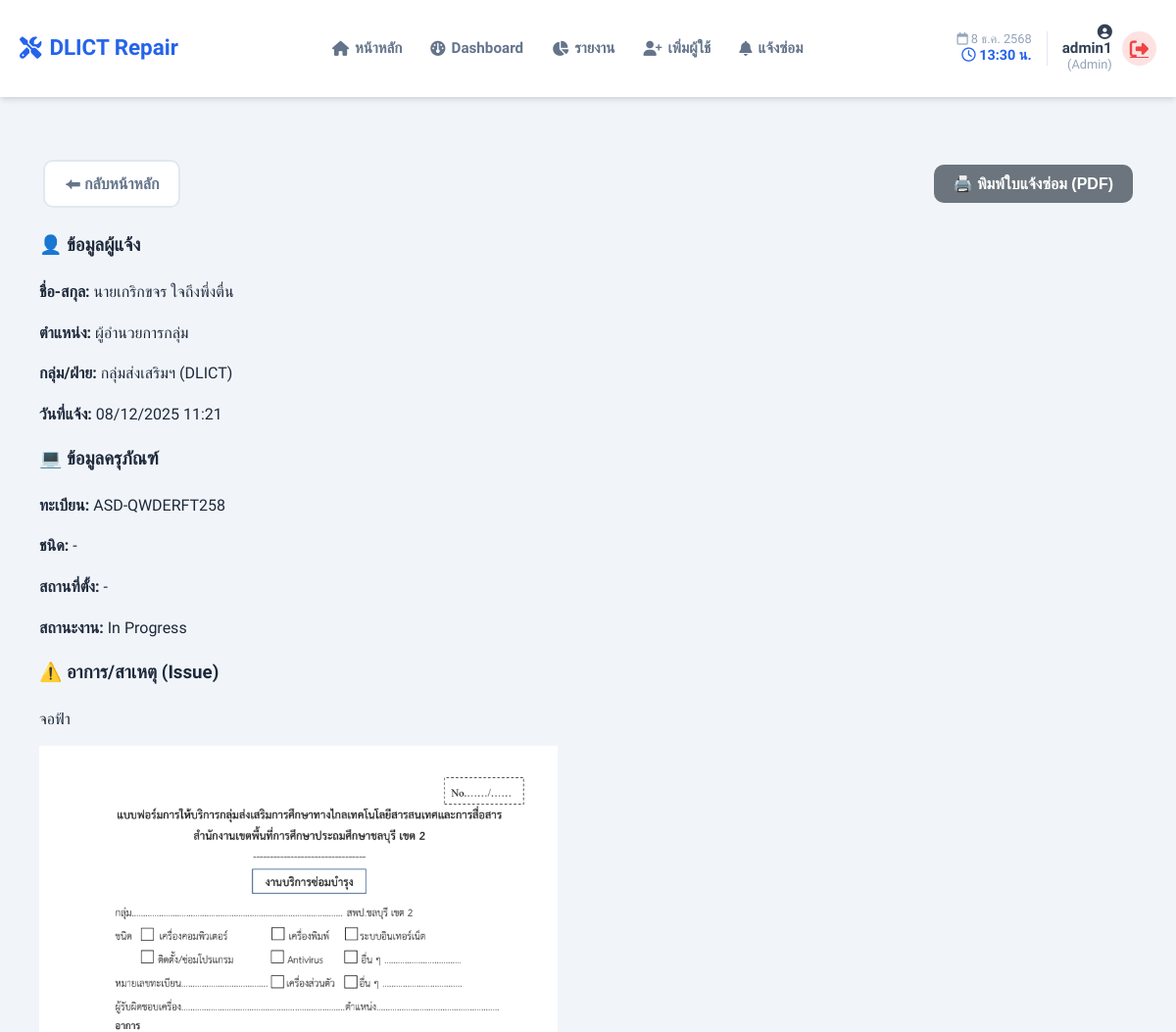
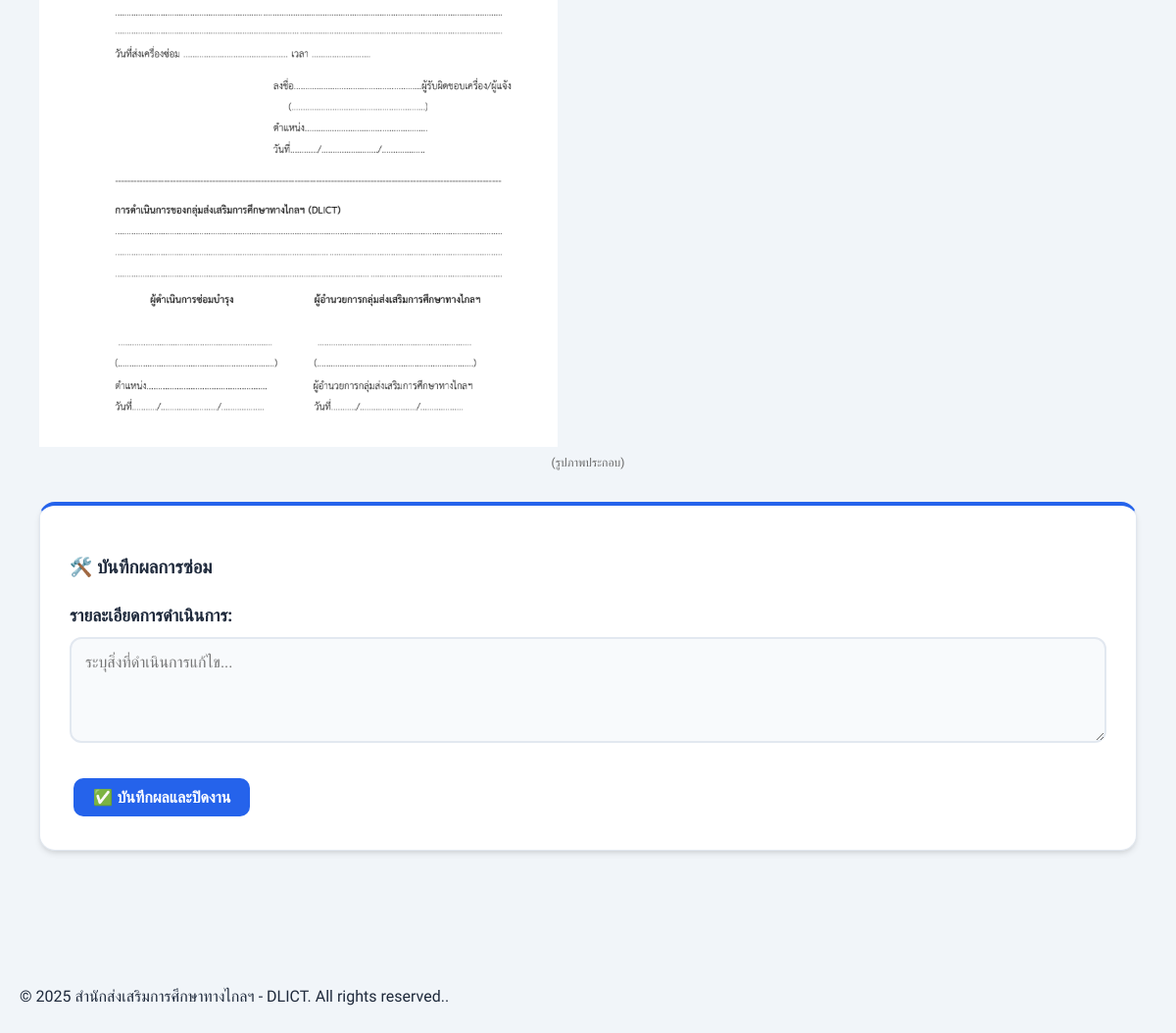
Page /repair_details.php?id=14 (signed in) on the committed database (2 pictures, top to bottom).
### tables this page shows
CREATE TABLE `repair_requests` (
  `request_id` int(11) NOT NULL COMMENT 'รหัสใบแจ้งซ่อม',
  `request_no` varchar(20) NOT NULL COMMENT 'รันนิ่งนัมเบอร์ของใบแจ้งซ่อม',
  `status` varchar(20) NOT NULL COMMENT 'สถานะการซ่อม',
  `requester_id` int(11) NOT NULL COMMENT 'ผู้แจ้งซ่อม',
  `asset_id` int(11) DEFAULT NULL COMMENT 'เครื่องที่ต้องการซ่อม',
  `manual_asset` varchar(100) DEFAULT NULL COMMENT 'เก็บชื่อครุภัณฑ์กรณีพิมพ์เอง',
  `issue_details` text NOT NULL COMMENT 'อาการ/ปัญหาที่พบ',
  `image_path` varchar(255) DEFAULT NULL,
  `request_date` datetime NOT NULL COMMENT 'วันที่/เวลา ที่แจ้งซ่อม',
  `problem_types` text DEFAULT NULL COMMENT 'ชนิดปัญหาที่เลือก',
  `technician_id` int(11) DEFAULT NULL COMMENT 'ผู้ดำเนินการซ่อม',
  `action_taken` text DEFAULT NULL COMMENT 'การดำเนินการซ่อมของ DLICT',
  `repair_completion_date` datetime DEFAULT NULL COMMENT 'วันที่ซ่อมเสร็จ',
  `approver_id` int(11) DEFAULT NULL COMMENT 'ผู้อนุมัติ',
  `approval_date` datetime DEFAULT NULL COMMENT 'วันที่ผู้อนุมัติ (ผู้อำนวยการกลุ่มฯ) ลงนาม'
);

CREATE TABLE `staffs` (
  `staff_id` int(11) NOT NULL COMMENT 'รหัสบุคลากร',
  `username` varchar(100) NOT NULL COMMENT 'ชื่อผู้ใช้สำหรับ',
  `password_hash` varchar(256) NOT NULL COMMENT 'รหัสผ่านที่เข้ารหัส',
  `full_name` varchar(100) NOT NULL COMMENT 'ชื่อ-นามสกุลเต็ม',
  `group_name` varchar(100) NOT NULL COMMENT 'กลุ่ม/ฝ่าย',
  `position` varchar(50) NOT NULL COMMENT 'ตำแหน่ง',
  `role` varchar(20) NOT NULL COMMENT 'บทบาทในระบบ'
);

### repair_details.php (the view, shortened to what this page needs)
<?php
include 'db_connect.php';
$user_role = $_SESSION['user_role'];
$is_tech_or_admin = ($user_role == 'technician' || $user_role == 'admin');
$request_id = $_GET['id'] ?? null;
$sql = "
    SELECT
        rr.*,
        a.asset_number, a.asset_type, a.location_group,
        s_req.full_name AS requester_name, s_req.position AS requester_position, s_req.group_name AS requester_group,
        s_tech.full_name AS technician_name, s_tech.position AS technician_position
    FROM repair_requests rr
    LEFT JOIN assets a ON rr.asset_id = a.asset_id
    LEFT JOIN staffs s_req ON rr.requester_id = s_req.staff_id
    LEFT JOIN staffs s_tech ON rr.technician_id = s_tech.staff_id
    WHERE rr.request_id = :request_id
";
$stmt = $pdo->prepare($sql);
$stmt->execute(['request_id' => $request_id]);
$request = $stmt->fetch(PDO::FETCH_ASSOC);
$display_asset_no = !empty($request['asset_number']) ? $request['asset_number'] : ($request['manual_asset'] ?: '-');
$display_asset_type = !empty($request['asset_type']) ? $request['asset_type'] : '-';
include 'includes/header.php';
?>
<div class="container" id="printable-area">
    <div style="display:flex; justify-content:space-between; align-items:center; margin-bottom: 20px;" class="no-print">
        <a href="<?php echo $is_tech_or_admin ? 'dashboard_tech.php' : 'tracking.php'; ?>" class="btn-detail">⬅ กลับหน้าหลัก</a>
        <button onclick="window.print()" class="btn-primary" style="background:#6c757d; border-color:#6c757d;">🖨️ พิมพ์ใบแจ้งซ่อม (PDF)</button>
    </div>
    <div class="detail-content">
        <div class="print-row">
            <div class="print-col form-section">
                <h3>👤 ข้อมูลผู้แจ้ง</h3>
                <p><strong>ชื่อ-สกุล:</strong> <?php echo htmlspecialchars($request['requester_name']); ?></p>
                <p><strong>ตำแหน่ง:</strong> <?php echo htmlspecialchars($request['requester_position']); ?></p>
                <p><strong>กลุ่ม/ฝ่าย:</strong> <?php echo htmlspecialchars($request['requester_group']); ?></p>
                <p><strong>วันที่แจ้ง:</strong> <?php echo date('d/m/Y H:i', strtotime($request['request_date'])); ?></p>
            </div>
            <div class="print-col form-section">
                <h3>💻 ข้อมูลครุภัณฑ์</h3>
                <p><strong>ทะเบียน:</strong> <?php echo htmlspecialchars($display_asset_no); ?></p>
                <p><strong>ชนิด:</strong> <?php echo htmlspecialchars($display_asset_type); ?></p>
                <p><strong>สถานที่ตั้ง:</strong> <?php echo htmlspecialchars($request['location_group'] ?: '-'); ?></p>
                <p><strong>สถานะงาน:</strong> <?php echo $request['status']; ?></p>
            </div>
        </div>
        <div class="form-section">
            <h3>⚠️ อาการ/สาเหตุ (Issue)</h3>
            <div style="min-height: 40px;">
                <?php echo nl2br(htmlspecialchars($request['issue_details'])); ?>
            </div>
            <?php if (!empty($request['image_path']) && file_exists($request['image_path'])): ?>
            <div class="print-img-container">
                <img src="<?php echo htmlspecialchars($request['image_path']); ?>" alt="รูปภาพประกอบ">
            </div>
            <p style="text-align:center; font-size:9pt; color:#666; margin:0;" class="no-print">(รูปภาพประกอบ)</p>
            <?php endif; ?>
        </div>
    </div>
    <div class="no-print">
        <?php if ($is_tech_or_admin && $request['status'] == 'In Progress'): ?>
            <div class="card" style="margin-top: 30px; border-top: 4px solid var(--primary);">
                <h3>🛠️ บันทึกผลการซ่อม</h3>
                <form method="POST" action="submit_repair_action.php">
                    <div class="form-group">
                        <label>รายละเอียดการดำเนินการ:</label>
                        <textarea name="action_taken" rows="4" required placeholder="ระบุสิ่งที่ดำเนินการแก้ไข..."></textarea>
                    </div>
                    <button type="submit" name="action" value="complete" class="btn-primary">✅ บันทึกผลและปิดงาน</button>
                </form>
            </div>
        <?php endif; ?>
    </div>
</div>
<?php include 'includes/footer.php'; ?>

### assets/css/style.css (style rules this page uses)
:root { --primary: #2563eb; --primary-hover: #1d4ed8; --bg-body: #f1f5f9; --card-bg: #ffffff; --text-main: #1e293b; --text-muted: #64748b; --border: #e2e8f0; --success: #10b981; --success-bg: #d1fae5; --warning: #f59e0b; --warning-bg: #fef3c7; --danger: #ef4444; --danger-bg: #fee2e2; --info: #0ea5e9; --info-bg: #e0f2fe; --radius: 16px; --shadow: 0 4px 6px -1px rgba(0,0,0,0.1), 0 2px 4px -1px rgba(0,0,0,0.06); }
* { box-sizing: border-box; }
body { font-family: 'Sarabun', sans-serif; background-color: var(--bg-body); color: var(--text-main); margin: 0; font-size: 16px; line-height: 1.6; }
.container { max-width: 1200px; margin: 0 auto; padding: 30px 20px; }
.card { background: var(--card-bg); border-radius: var(--radius); padding: 30px; box-shadow: var(--shadow); border: 1px solid var(--border); margin-bottom: 30px; }
h2, h3 { color: var(--text-main); font-weight: 700; }
.form-group { margin-bottom: 25px; }
label { display: block; margin-bottom: 8px; font-weight: 600; font-size: 1.1rem; }
input, select, textarea { width: 100%; padding: 14px; border: 2px solid var(--border); border-radius: 12px; font-size: 1rem; font-family: inherit; transition: 0.2s; background-color: #f8fafc; }
.btn-primary, .btn-action, .btn-detail, .btn-success, button[type="submit"] { display: inline-flex; align-items: center; justify-content: center; padding: 10px 20px; margin: 4px; border-radius: 10px; font-size: 1rem; font-weight: 600; cursor: pointer; border: none; text-decoration: none; transition: 0.2s; white-space: nowrap; flex-shrink: 0; }
.btn-primary, button[type="submit"] { background-color: var(--primary); color: white; }
.btn-detail { background-color: #fff; color: var(--text-muted); border: 2px solid var(--border); }

### rows in the picture
repair_requests: staffs.full_name "นายเกริกขจร ใจถึงพึ่งตื่น", staffs.position "ผู้อำนวยการกลุ่ม", staffs.group_name "กลุ่มส่งเสริมฯ (DLICT)", request_date "08/12/2025 11:21", manual_asset "ASD-QWDERFT258", status "In Progress", issue_details "จอฟ้า", image_path (picture)

### other values in the picture
$full_name "admin1"
$user_role "Admin"
$display_asset_type "-"
$request['location_group'] ?: '-' "-"
